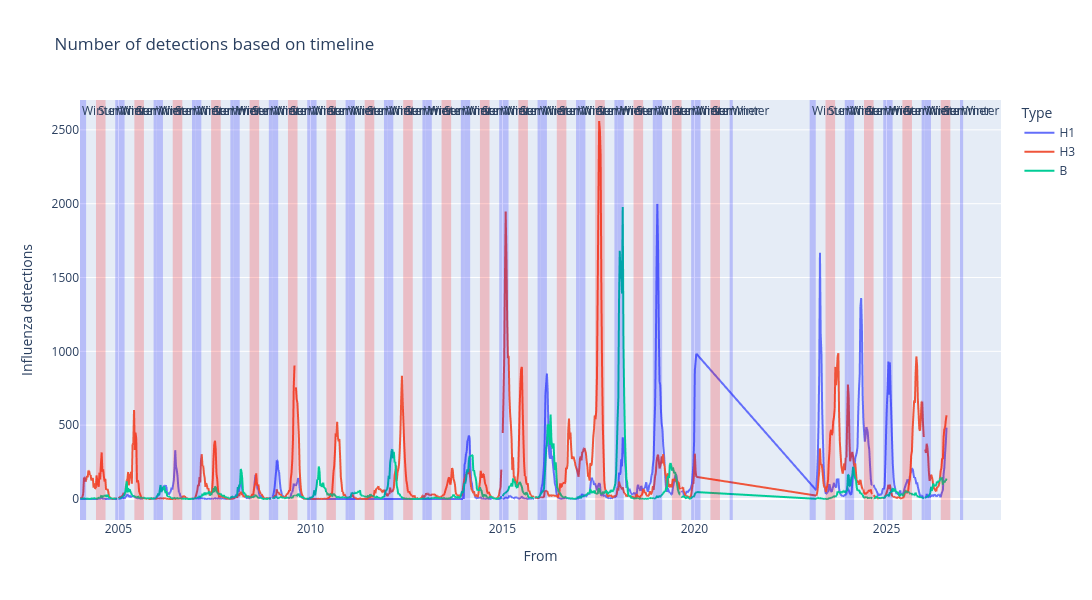

Source (notebook cell):
### Code cell
df_long = tdf.melt(
    id_vars=["From"],
    value_vars=["H1", "H3", "B"],
    var_name="Type",  
    value_name="Influenza detections",  
)

fig = px.line(df_long, "From", "Influenza detections", color="Type",
              title="Number of detections based on timeline", 
              width=1500, height=600
             )
for year in sorted(tdf["Year"].unique()):
    start = pd.Timestamp(int(year), 6, 1)
    end = pd.Timestamp(int(year), 8, 31)
    fig.add_vrect(start, end, line_width=0, fillcolor="red", opacity=0.2, annotation_text="Summer", annotation_position="top left")
    
    start = pd.Timestamp(int(year), 1, 1)
    end = pd.Timestamp(int(year), 2, 28)
    fig.add_vrect(start, end, line_width=0, fillcolor="blue", opacity=0.2, annotation_text="Winter", annotation_position="top left")

    start = pd.Timestamp(int(year), 12, 1)
    end = pd.Timestamp(int(year), 12, 31)

    fig.add_vrect(start, end, line_width=0, fillcolor="blue", opacity=0.2, annotation_text="Winter", annotation_position="top left")
    
fig.show()

### Figure 1 — Plotly figure (JSON) as saved in the notebook; plotly's stock layout.template omitted (floating-point values rounded to 4 significant figures; data arrays with more than 128 entries replaced by an {"elided": "..."} marker saying what was removed)
{"data": [{"hovertemplate": "Type=H1<br>From=%{x}<br>Influenza detections=%{y}<extra></extra>", "legendgroup": "H1", "line": {"color": "#636efa", "dash": "solid"}, "marker": {"symbol": "circle"}, "mode": "lines", "name": "H1", "showlegend": true, "type": "scattergl", "x": {"elided": "1017 str values"}, "xaxis": "x", "y": {"elided": "1017 float values"}, "yaxis": "y"}, {"hovertemplate": "Type=H3<br>From=%{x}<br>Influenza detections=%{y}<extra></extra>", "legendgroup": "H3", "line": {"color": "#EF553B", "dash": "solid"}, "marker": {"symbol": "circle"}, "mode": "lines", "name": "H3", "showlegend": true, "type": "scattergl", "x": {"elided": "1017 str values"}, "xaxis": "x", "y": {"elided": "1017 float values"}, "yaxis": "y"}, {"hovertemplate": "Type=B<br>From=%{x}<br>Influenza detections=%{y}<extra></extra>", "legendgroup": "B", "line": {"color": "#00cc96", "dash": "solid"}, "marker": {"symbol": "circle"}, "mode": "lines", "name": "B", "showlegend": true, "type": "scattergl", "x": {"elided": "1017 str values"}, "xaxis": "x", "y": {"elided": "1017 float values"}, "yaxis": "y"}], "layout": {"annotations": [{"showarrow": false, "text": "Summer", "x": "2004-06-01T00:00:00", "xanchor": "left", "xref": "x", "y": 1, "yanchor": "top", "yref": "y domain"}, {"showarrow": false, "text": "Winter", "x": "2004-01-01T00:00:00", "xanchor": "left", "xref": "x", "y": 1, "yanchor": "top", "yref": "y domain"}, {"showarrow": false, "text": "Winter", "x": "2004-12-01T00:00:00", "xanchor": "left", "xref": "x", "y": 1, "yanchor": "top", "yref": "y domain"}, {"showarrow": false, "text": "Summer", "x": "2005-06-01T00:00:00", "xanchor": "left", "xref": "x", "y": 1, "yanchor": "top", "yref": "y domain"}, {"showarrow": false, "text": "Winter", "x": "2005-01-01T00:00:00", "xanchor": "left", "xref": "x", "y": 1, "yanchor": "top", "yref": "y domain"}, {"showarrow": false, "text": "Winter", "x": "2005-12-01T00:00:00", "xanchor": "left", "xref": "x", "y": 1, "yanchor": "top", "yref": "y domain"}, {"showarrow": false, "text": "Summer", "x": "2006-06-01T00:00:00", "xanchor": "left", "xref": "x", "y": 1, "yanchor": "top", "yref": "y domain"}, {"showarrow": false, "text": "Winter", "x": "2006-01-01T00:00:00", "xanchor": "left", "xref": "x", "y": 1, "yanchor": "top", "yref": "y domain"}, {"showarrow": false, "text": "Winter", "x": "2006-12-01T00:00:00", "xanchor": "left", "xref": "x", "y": 1, "yanchor": "top", "yref": "y domain"}, {"showarrow": false, "text": "Summer", "x": "2007-06-01T00:00:00", "xanchor": "left", "xref": "x", "y": 1, "yanchor": "top", "yref": "y domain"}, {"showarrow": false, "text": "Winter", "x": "2007-01-01T00:00:00", "xanchor": "left", "xref": "x", "y": 1, "yanchor": "top", "yref": "y domain"}, {"showarrow": false, "text": "Winter", "x": "2007-12-01T00:00:00", "xanchor": "left", "xref": "x", "y": 1, "yanchor": "top", "yref": "y domain"}, {"showarrow": false, "text": "Summer", "x": "2008-06-01T00:00:00", "xanchor": "left", "xref": "x", "y": 1, "yanchor": "top", "yref": "y domain"}, {"showarrow": false, "text": "Winter", "x": "2008-01-01T00:00:00", "xanchor": "left", "xref": "x", "y": 1, "yanchor": "top", "yref": "y domain"}, {"showarrow": false, "text": "Winter", "x": "2008-12-01T00:00:00", "xanchor": "left", "xref": "x", "y": 1, "yanchor": "top", "yref": "y domain"}, {"showarrow": false, "text": "Summer", "x": "2009-06-01T00:00:00", "xanchor": "left", "xref": "x", "y": 1, "yanchor": "top", "yref": "y domain"}, {"showarrow": false, "text": "Winter", "x": "2009-01-01T00:00:00", "xanchor": "left", "xref": "x", "y": 1, "yanchor": "top", "yref": "y domain"}, {"showarrow": false, "text": "Winter", "x": "2009-12-01T00:00:00", "xanchor": "left", "xref": "x", "y": 1, "yanchor": "top", "yref": "y domain"}, {"showarrow": false, "text": "Summer", "x": "2010-06-01T00:00:00", "xanchor": "left", "xref": "x", "y": 1, "yanchor": "top", "yref": "y domain"}, {"showarrow": false, "text": "Winter", "x": "2010-01-01T00:00:00", "xanchor": "left", "xref": "x", "y": 1, "yanchor": "top", "yref": "y domain"}, {"showarrow": false, "text": "Winter", "x": "2010-12-01T00:00:00", "xanchor": "left", "xref": "x", "y": 1, "yanchor": "top", "yref": "y domain"}, {"showarrow": false, "text": "Summer", "x": "2011-06-01T00:00:00", "xanchor": "left", "xref": "x", "y": 1, "yanchor": "top", "yref": "y domain"}, {"showarrow": false, "text": "Winter", "x": "2011-01-01T00:00:00", "xanchor": "left", "xref": "x", "y": 1, "yanchor": "top", "yref": "y domain"}, {"showarrow": false, "text": "Winter", "x": "2011-12-01T00:00:00", "xanchor": "left", "xref": "x", "y": 1, "yanchor": "top", "yref": "y domain"}, {"showarrow": false, "text": "Summer", "x": "2012-06-01T00:00:00", "xanchor": "left", "xref": "x", "y": 1, "yanchor": "top", "yref": "y domain"}, {"showarrow": false, "text": "Winter", "x": "2012-01-01T00:00:00", "xanchor": "left", "xref": "x", "y": 1, "yanchor": "top", "yref": "y domain"}, {"showarrow": false, "text": "Winter", "x": "2012-12-01T00:00:00", "xanchor": "left", "xref": "x", "y": 1, "yanchor": "top", "yref": "y domain"}, {"showarrow": false, "text": "Summer", "x": "2013-06-01T00:00:00", "xanchor": "left", "xref": "x", "y": 1, "yanchor": "top", "yref": "y domain"}, {"showarrow": false, "text": "Winter", "x": "2013-01-01T00:00:00", "xanchor": "left", "xref": "x", "y": 1, "yanchor": "top", "yref": "y domain"}, {"showarrow": false, "text": "Winter", "x": "2013-12-01T00:00:00", "xanchor": "left", "xref": "x", "y": 1, "yanchor": "top", "yref": "y domain"}, {"showarrow": false, "text": "Summer", "x": "2014-06-01T00:00:00", "xanchor": "left", "xref": "x", "y": 1, "yanchor": "top", "yref": "y domain"}, {"showarrow": false, "text": "Winter", "x": "2014-01-01T00:00:00", "xanchor": "left", "xref": "x", "y": 1, "yanchor": "top", "yref": "y domain"}, {"showarrow": false, "text": "Winter", "x": "2014-12-01T00:00:00", "xanchor": "left", "xref": "x", "y": 1, "yanchor": "top", "yref": "y domain"}, {"showarrow": false, "text": "Summer", "x": "2015-06-01T00:00:00", "xanchor": "left", "xref": "x", "y": 1, "yanchor": "top", "yref": "y domain"}, {"showarrow": false, "text": "Winter", "x": "2015-01-01T00:00:00", "xanchor": "left", "xref": "x", "y": 1, "yanchor": "top", "yref": "y domain"}, {"showarrow": false, "text": "Winter", "x": "2015-12-01T00:00:00", "xanchor": "left", "xref": "x", "y": 1, "yanchor": "top", "yref": "y domain"}, {"showarrow": false, "text": "Summer", "x": "2016-06-01T00:00:00", "xanchor": "left", "xref": "x", "y": 1, "yanchor": "top", "yref": "y domain"}, {"showarrow": false, "text": "Winter", "x": "2016-01-01T00:00:00", "xanchor": "left", "xref": "x", "y": 1, "yanchor": "top", "yref": "y domain"}, {"showarrow": false, "text": "Winter", "x": "2016-12-01T00:00:00", "xanchor": "left", "xref": "x", "y": 1, "yanchor": "top", "yref": "y domain"}, {"showarrow": false, "text": "Summer", "x": "2017-06-01T00:00:00", "xanchor": "left", "xref": "x", "y": 1, "yanchor": "top", "yref": "y domain"}, {"showarrow": false, "text": "Winter", "x": "2017-01-01T00:00:00", "xanchor": "left", "xref": "x", "y": 1, "yanchor": "top", "yref": "y domain"}, {"showarrow": false, "text": "Winter", "x": "2017-12-01T00:00:00", "xanchor": "left", "xref": "x", "y": 1, "yanchor": "top", "yref": "y domain"}, {"showarrow": false, "text": "Summer", "x": "2018-06-01T00:00:00", "xanchor": "left", "xref": "x", "y": 1, "yanchor": "top", "yref": "y domain"}, {"showarrow": false, "text": "Winter", "x": "2018-01-01T00:00:00", "xanchor": "left", "xref": "x", "y": 1, "yanchor": "top", "yref": "y domain"}, {"showarrow": false, "text": "Winter", "x": "2018-12-01T00:00:00", "xanchor": "left", "xref": "x", "y": 1, "yanchor": "top", "yref": "y domain"}, {"showarrow": false, "text": "Summer", "x": "2019-06-01T00:00:00", "xanchor": "left", "xref": "x", "y": 1, "yanchor": "top", "yref": "y domain"}, {"showarrow": false, "text": "Winter", "x": "2019-01-01T00:00:00", "xanchor": "left", "xref": "x", "y": 1, "yanchor": "top", "yref": "y domain"}, {"showarrow": false, "text": "Winter", "x": "2019-12-01T00:00:00", "xanchor": "left", "xref": "x", "y": 1, "yanchor": "top", "yref": "y domain"}, {"showarrow": false, "text": "Summer", "x": "2020-06-01T00:00:00", "xanchor": "left", "xref": "x", "y": 1, "yanchor": "top", "yref": "y domain"}, {"showarrow": false, "text": "Winter", "x": "2020-01-01T00:00:00", "xanchor": "left", "xref": "x", "y": 1, "yanchor": "top", "yref": "y domain"}, {"showarrow": false, "text": "Winter", "x": "2020-12-01T00:00:00", "xanchor": "left", "xref": "x", "y": 1, "yanchor": "top", "yref": "y domain"}, {"showarrow": false, "text": "Summer", "x": "2023-06-01T00:00:00", "xanchor": "left", "xref": "x", "y": 1, "yanchor": "top", "yref": "y domain"}, {"showarrow": false, "text": "Winter", "x": "2023-01-01T00:00:00", "xanchor": "left", "xref": "x", "y": 1, "yanchor": "top", "yref": "y domain"}, {"showarrow": false, "text": "Winter", "x": "2023-12-01T00:00:00", "xanchor": "left", "xref": "x", "y": 1, "yanchor": "top", "yref": "y domain"}, {"showarrow": false, "text": "Summer", "x": "2024-06-01T00:00:00", "xanchor": "left", "xref": "x", "y": 1, "yanchor": "top", "yref": "y domain"}, {"showarrow": false, "text": "Winter", "x": "2024-01-01T00:00:00", "xanchor": "left", "xref": "x", "y": 1, "yanchor": "top", "yref": "y domain"}, {"showarrow": false, "text": "Winter", "x": "2024-12-01T00:00:00", "xanchor": "left", "xref": "x", "y": 1, "yanchor": "top", "yref": "y domain"}, {"showarrow": false, "text": "Summer", "x": "2025-06-01T00:00:00", "xanchor": "left", "xref": "x", "y": 1, "yanchor": "top", "yref": "y domain"}, {"showarrow": false, "text": "Winter", "x": "2025-01-01T00:00:00", "xanchor": "left", "xref": "x", "y": 1, "yanchor": "top", "yref": "y domain"}, {"showarrow": false, "text": "Winter", "x": "2025-12-01T00:00:00", "xanchor": "left", "xref": "x", "y": 1, "yanchor": "top", "yref": "y domain"}, {"showarrow": false, "text": "Summer", "x": "2026-06-01T00:00:00", "xanchor": "left", "xref": "x", "y": 1, "yanchor": "top", "yref": "y domain"}, {"showarrow": false, "text": "Winter", "x": "2026-01-01T00:00:00", "xanchor": "left", "xref": "x", "y": 1, "yanchor": "top", "yref": "y domain"}, {"showarrow": false, "text": "Winter", "x": "2026-12-01T00:00:00", "xanchor": "left", "xref": "x", "y": 1, "yanchor": "top", "yref": "y domain"}], "height": 600, "legend": {"title": {"text": "Type"}, "tracegroupgap": 0}, "shapes": [{"fillcolor": "red", "line": {"width": 0}, "opacity": 0.2, "type": "rect", "x0": "2004-06-01T00:00:00", "x1": "2004-08-31T00:00:00", "xref": "x", "y0": 0, "y1": 1, "yref": "y domain"}, {"fillcolor": "blue", "line": {"width": 0}, "opacity": 0.2, "type": "rect", "x0": "2004-01-01T00:00:00", "x1": "2004-02-28T00:00:00", "xref": "x", "y0": 0, "y1": 1, "yref": "y domain"}, {"fillcolor": "blue", "line": {"width": 0}, "opacity": 0.2, "type": "rect", "x0": "2004-12-01T00:00:00", "x1": "2004-12-31T00:00:00", "xref": "x", "y0": 0, "y1": 1, "yref": "y domain"}, {"fillcolor": "red", "line": {"width": 0}, "opacity": 0.2, "type": "rect", "x0": "2005-06-01T00:00:00", "x1": "2005-08-31T00:00:00", "xref": "x", "y0": 0, "y1": 1, "yref": "y domain"}, {"fillcolor": "blue", "line": {"width": 0}, "opacity": 0.2, "type": "rect", "x0": "2005-01-01T00:00:00", "x1": "2005-02-28T00:00:00", "xref": "x", "y0": 0, "y1": 1, "yref": "y domain"}, {"fillcolor": "blue", "line": {"width": 0}, "opacity": 0.2, "type": "rect", "x0": "2005-12-01T00:00:00", "x1": "2005-12-31T00:00:00", "xref": "x", "y0": 0, "y1": 1, "yref": "y domain"}, {"fillcolor": "red", "line": {"width": 0}, "opacity": 0.2, "type": "rect", "x0": "2006-06-01T00:00:00", "x1": "2006-08-31T00:00:00", "xref": "x", "y0": 0, "y1": 1, "yref": "y domain"}, {"fillcolor": "blue", "line": {"width": 0}, "opacity": 0.2, "type": "rect", "x0": "2006-01-01T00:00:00", "x1": "2006-02-28T00:00:00", "xref": "x", "y0": 0, "y1": 1, "yref": "y domain"}, {"fillcolor": "blue", "line": {"width": 0}, "opacity": 0.2, "type": "rect", "x0": "2006-12-01T00:00:00", "x1": "2006-12-31T00:00:00", "xref": "x", "y0": 0, "y1": 1, "yref": "y domain"}, {"fillcolor": "red", "line": {"width": 0}, "opacity": 0.2, "type": "rect", "x0": "2007-06-01T00:00:00", "x1": "2007-08-31T00:00:00", "xref": "x", "y0": 0, "y1": 1, "yref": "y domain"}, {"fillcolor": "blue", "line": {"width": 0}, "opacity": 0.2, "type": "rect", "x0": "2007-01-01T00:00:00", "x1": "2007-02-28T00:00:00", "xref": "x", "y0": 0, "y1": 1, "yref": "y domain"}, {"fillcolor": "blue", "line": {"width": 0}, "opacity": 0.2, "type": "rect", "x0": "2007-12-01T00:00:00", "x1": "2007-12-31T00:00:00", "xref": "x", "y0": 0, "y1": 1, "yref": "y domain"}, {"fillcolor": "red", "line": {"width": 0}, "opacity": 0.2, "type": "rect", "x0": "2008-06-01T00:00:00", "x1": "2008-08-31T00:00:00", "xref": "x", "y0": 0, "y1": 1, "yref": "y domain"}, {"fillcolor": "blue", "line": {"width": 0}, "opacity": 0.2, "type": "rect", "x0": "2008-01-01T00:00:00", "x1": "2008-02-28T00:00:00", "xref": "x", "y0": 0, "y1": 1, "yref": "y domain"}, {"fillcolor": "blue", "line": {"width": 0}, "opacity": 0.2, "type": "rect", "x0": "2008-12-01T00:00:00", "x1": "2008-12-31T00:00:00", "xref": "x", "y0": 0, "y1": 1, "yref": "y domain"}, {"fillcolor": "red", "line": {"width": 0}, "opacity": 0.2, "type": "rect", "x0": "2009-06-01T00:00:00", "x1": "2009-08-31T00:00:00", "xref": "x", "y0": 0, "y1": 1, "yref": "y domain"}, {"fillcolor": "blue", "line": {"width": 0}, "opacity": 0.2, "type": "rect", "x0": "2009-01-01T00:00:00", "x1": "2009-02-28T00:00:00", "xref": "x", "y0": 0, "y1": 1, "yref": "y domain"}, {"fillcolor": "blue", "line": {"width": 0}, "opacity": 0.2, "type": "rect", "x0": "2009-12-01T00:00:00", "x1": "2009-12-31T00:00:00", "xref": "x", "y0": 0, "y1": 1, "yref": "y domain"}, {"fillcolor": "red", "line": {"width": 0}, "opacity": 0.2, "type": "rect", "x0": "2010-06-01T00:00:00", "x1": "2010-08-31T00:00:00", "xref": "x", "y0": 0, "y1": 1, "yref": "y domain"}, {"fillcolor": "blue", "line": {"width": 0}, "opacity": 0.2, "type": "rect", "x0": "2010-01-01T00:00:00", "x1": "2010-02-28T00:00:00", "xref": "x", "y0": 0, "y1": 1, "yref": "y domain"}, {"fillcolor": "blue", "line": {"width": 0}, "opacity": 0.2, "type": "rect", "x0": "2010-12-01T00:00:00", "x1": "2010-12-31T00:00:00", "xref": "x", "y0": 0, "y1": 1, "yref": "y domain"}, {"fillcolor": "red", "line": {"width": 0}, "opacity": 0.2, "type": "rect", "x0": "2011-06-01T00:00:00", "x1": "2011-08-31T00:00:00", "xref": "x", "y0": 0, "y1": 1, "yref": "y domain"}, {"fillcolor": "blue", "line": {"width": 0}, "opacity": 0.2, "type": "rect", "x0": "2011-01-01T00:00:00", "x1": "2011-02-28T00:00:00", "xref": "x", "y0": 0, "y1": 1, "yref": "y domain"}, {"fillcolor": "blue", "line": {"width": 0}, "opacity": 0.2, "type": "rect", "x0": "2011-12-01T00:00:00", "x1": "2011-12-31T00:00:00", "xref": "x", "y0": 0, "y1": 1, "yref": "y domain"}, {"fillcolor": "red", "line": {"width": 0}, "opacity": 0.2, "type": "rect", "x0": "2012-06-01T00:00:00", "x1": "2012-08-31T00:00:00", "xref": "x", "y0": 0, "y1": 1, "yref": "y domain"}, {"fillcolor": "blue", "line": {"width": 0}, "opacity": 0.2, "type": "rect", "x0": "2012-01-01T00:00:00", "x1": "2012-02-28T00:00:00", "xref": "x", "y0": 0, "y1": 1, "yref": "y domain"}, {"fillcolor": "blue", "line": {"width": 0}, "opacity": 0.2, "type": "rect", "x0": "2012-12-01T00:00:00", "x1": "2012-12-31T00:00:00", "xref": "x", "y0": 0, "y1": 1, "yref": "y domain"}, {"fillcolor": "red", "line": {"width": 0}, "opacity": 0.2, "type": "rect", "x0": "2013-06-01T00:00:00", "x1": "2013-08-31T00:00:00", "xref": "x", "y0": 0, "y1": 1, "yref": "y domain"}, {"fillcolor": "blue", "line": {"width": 0}, "opacity": 0.2, "type": "rect", "x0": "2013-01-01T00:00:00", "x1": "2013-02-28T00:00:00", "xref": "x", "y0": 0, "y1": 1, "yref": "y domain"}, {"fillcolor": "blue", "line": {"width": 0}, "opacity": 0.2, "type": "rect", "x0": "2013-12-01T00:00:00", "x1": "2013-12-31T00:00:00", "xref": "x", "y0": 0, "y1": 1, "yref": "y domain"}, {"fillcolor": "red", "line": {"width": 0}, "opacity": 0.2, "type": "rect", "x0": "2014-06-01T00:00:00", "x1": "2014-08-31T00:00:00", "xref": "x", "y0": 0, "y1": 1, "yref": "y domain"}, {"fillcolor": "blue", "line": {"width": 0}, "opacity": 0.2, "type": "rect", "x0": "2014-01-01T00:00:00", "x1": "2014-02-28T00:00:00", "xref": "x", "y0": 0, "y1": 1, "yref": "y domain"}, {"fillcolor": "blue", "line": {"width": 0}, "opacity": 0.2, "type": "rect", "x0": "2014-12-01T00:00:00", "x1": "2014-12-31T00:00:00", "xref": "x", "y0": 0, "y1": 1, "yref": "y domain"}, {"fillcolor": "red", "line": {"width": 0}, "opacity": 0.2, "type": "rect", "x0": "2015-06-01T00:00:00", "x1": "2015-08-31T00:00:00", "xref": "x", "y0": 0, "y1": 1, "yref": "y domain"}, {"fillcolor": "blue", "line": {"width": 0}, "opacity": 0.2, "type": "rect", "x0": "2015-01-01T00:00:00", "x1": "2015-02-28T00:00:00", "xref": "x", "y0": 0, "y1": 1, "yref": "y domain"}, {"fillcolor": "blue", "line": {"width": 0}, "opacity": 0.2, "type": "rect", "x0": "2015-12-01T00:00:00", "x1": "2015-12-31T00:00:00", "xref": "x", "y0": 0, "y1": 1, "yref": "y domain"}, {"fillcolor": "red", "line": {"width": 0}, "opacity": 0.2, "type": "rect", "x0": "2016-06-01T00:00:00", "x1": "2016-08-31T00:00:00", "xref": "x", "y0": 0, "y1": 1, "yref": "y domain"}, {"fillcolor": "blue", "line": {"width": 0}, "opacity": 0.2, "type": "rect", "x0": "2016-01-01T00:00:00", "x1": "2016-02-28T00:00:00", "xref": "x", "y0": 0, "y1": 1, "yref": "y domain"}, {"fillcolor": "blue", "line": {"width": 0}, "opacity": 0.2, "type": "rect", "x0": "2016-12-01T00:00:00", "x1": "2016-12-31T00:00:00", "xref": "x", "y0": 0, "y1": 1, "yref": "y domain"}, {"fillcolor": "red", "line": {"width": 0}, "opacity": 0.2, "type": "rect", "x0": "2017-06-01T00:00:00", "x1": "2017-08-31T00:00:00", "xref": "x", "y0": 0, "y1": 1, "yref": "y domain"}, {"fillcolor": "blue", "line": {"width": 0}, "opacity": 0.2, "type": "rect", "x0": "2017-01-01T00:00:00", "x1": "2017-02-28T00:00:00", "xref": "x", "y0": 0, "y1": 1, "yref": "y domain"}, {"fillcolor": "blue", "line": {"width": 0}, "opacity": 0.2, "type": "rect", "x0": "2017-12-01T00:00:00", "x1": "2017-12-31T00:00:00", "xref": "x", "y0": 0, "y1": 1, "yref": "y domain"}, {"fillcolor": "red", "line": {"width": 0}, "opacity": 0.2, "type": "rect", "x0": "2018-06-01T00:00:00", "x1": "2018-08-31T00:00:00", "xref": "x", "y0": 0, "y1": 1, "yref": "y domain"}, {"fillcolor": "blue", "line": {"width": 0}, "opacity": 0.2, "type": "rect", "x0": "2018-01-01T00:00:00", "x1": "2018-02-28T00:00:00", "xref": "x", "y0": 0, "y1": 1, "yref": "y domain"}, {"fillcolor": "blue", "line": {"width": 0}, "opacity": 0.2, "type": "rect", "x0": "2018-12-01T00:00:00", "x1": "2018-12-31T00:00:00", "xref": "x", "y0": 0, "y1": 1, "yref": "y domain"}, {"fillcolor": "red", "line": {"width": 0}, "opacity": 0.2, "type": "rect", "x0": "2019-06-01T00:00:00", "x1": "2019-08-31T00:00:00", "xref": "x", "y0": 0, "y1": 1, "yref": "y domain"}, {"fillcolor": "blue", "line": {"width": 0}, "opacity": 0.2, "type": "rect", "x0": "2019-01-01T00:00:00", "x1": "2019-02-28T00:00:00", "xref": "x", "y0": 0, "y1": 1, "yref": "y domain"}, {"fillcolor": "blue", "line": {"width": 0}, "opacity": 0.2, "type": "rect", "x0": "2019-12-01T00:00:00", "x1": "2019-12-31T00:00:00", "xref": "x", "y0": 0, "y1": 1, "yref": "y domain"}, {"fillcolor": "red", "line": {"width": 0}, "opacity": 0.2, "type": "rect", "x0": "2020-06-01T00:00:00", "x1": "2020-08-31T00:00:00", "xref": "x", "y0": 0, "y1": 1, "yref": "y domain"}, {"fillcolor": "blue", "line": {"width": 0}, "opacity": 0.2, "type": "rect", "x0": "2020-01-01T00:00:00", "x1": "2020-02-28T00:00:00", "xref": "x", "y0": 0, "y1": 1, "yref": "y domain"}, {"fillcolor": "blue", "line": {"width": 0}, "opacity": 0.2, "type": "rect", "x0": "2020-12-01T00:00:00", "x1": "2020-12-31T00:00:00", "xref": "x", "y0": 0, "y1": 1, "yref": "y domain"}, {"fillcolor": "red", "line": {"width": 0}, "opacity": 0.2, "type": "rect", "x0": "2023-06-01T00:00:00", "x1": "2023-08-31T00:00:00", "xref": "x", "y0": 0, "y1": 1, "yref": "y domain"}, {"fillcolor": "blue", "line": {"width": 0}, "opacity": 0.2, "type": "rect", "x0": "2023-01-01T00:00:00", "x1": "2023-02-28T00:00:00", "xref": "x", "y0": 0, "y1": 1, "yref": "y domain"}, {"fillcolor": "blue", "line": {"width": 0}, "opacity": 0.2, "type": "rect", "x0": "2023-12-01T00:00:00", "x1": "2023-12-31T00:00:00", "xref": "x", "y0": 0, "y1": 1, "yref": "y domain"}, {"fillcolor": "red", "line": {"width": 0}, "opacity": 0.2, "type": "rect", "x0": "2024-06-01T00:00:00", "x1": "2024-08-31T00:00:00", "xref": "x", "y0": 0, "y1": 1, "yref": "y domain"}, {"fillcolor": "blue", "line": {"width": 0}, "opacity": 0.2, "type": "rect", "x0": "2024-01-01T00:00:00", "x1": "2024-02-28T00:00:00", "xref": "x", "y0": 0, "y1": 1, "yref": "y domain"}, {"fillcolor": "blue", "line": {"width": 0}, "opacity": 0.2, "type": "rect", "x0": "2024-12-01T00:00:00", "x1": "2024-12-31T00:00:00", "xref": "x", "y0": 0, "y1": 1, "yref": "y domain"}, {"fillcolor": "red", "line": {"width": 0}, "opacity": 0.2, "type": "rect", "x0": "2025-06-01T00:00:00", "x1": "2025-08-31T00:00:00", "xref": "x", "y0": 0, "y1": 1, "yref": "y domain"}, {"fillcolor": "blue", "line": {"width": 0}, "opacity": 0.2, "type": "rect", "x0": "2025-01-01T00:00:00", "x1": "2025-02-28T00:00:00", "xref": "x", "y0": 0, "y1": 1, "yref": "y domain"}, {"fillcolor": "blue", "line": {"width": 0}, "opacity": 0.2, "type": "rect", "x0": "2025-12-01T00:00:00", "x1": "2025-12-31T00:00:00", "xref": "x", "y0": 0, "y1": 1, "yref": "y domain"}, {"fillcolor": "red", "line": {"width": 0}, "opacity": 0.2, "type": "rect", "x0": "2026-06-01T00:00:00", "x1": "2026-08-31T00:00:00", "xref": "x", "y0": 0, "y1": 1, "yref": "y domain"}, {"fillcolor": "blue", "line": {"width": 0}, "opacity": 0.2, "type": "rect", "x0": "2026-01-01T00:00:00", "x1": "2026-02-28T00:00:00", "xref": "x", "y0": 0, "y1": 1, "yref": "y domain"}, {"fillcolor": "blue", "line": {"width": 0}, "opacity": 0.2, "type": "rect", "x0": "2026-12-01T00:00:00", "x1": "2026-12-31T00:00:00", "xref": "x", "y0": 0, "y1": 1, "yref": "y domain"}], "title": {"text": "Number of detections based on timeline"}, "width": 1500, "xaxis": {"anchor": "y", "domain": [0, 1], "title": {"text": "From"}}, "yaxis": {"anchor": "x", "domain": [0, 1], "title": {"text": "Influenza detections"}}}}
